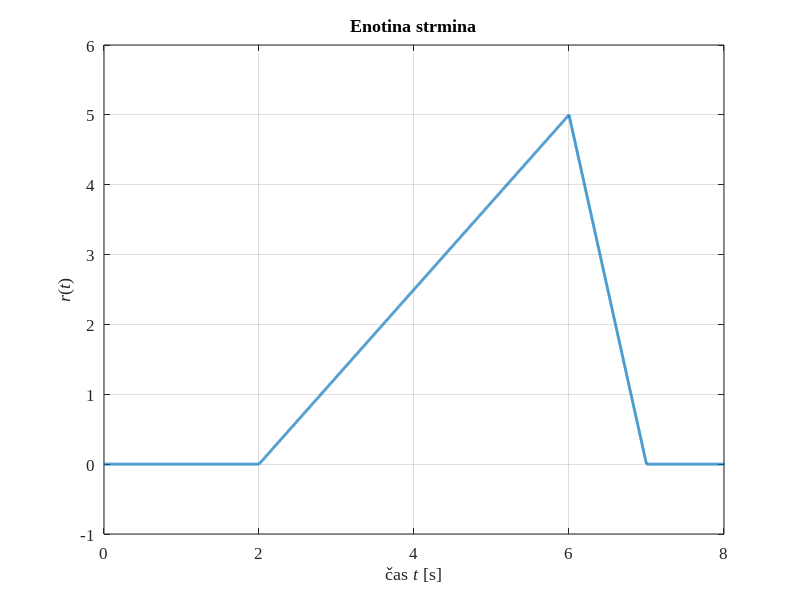

MATLAB code to generate this figure:



%1.B Signal trikotne oblike s casom 5s, start t = 2s in vrh B = 6 v casu t =6s
clear all; close all;

dt = 0.001;  %časovni inkrement
 
%definiranje časovnih območji in vrednosti signalov

t1 = 0 : dt : 2; r1 = zeros(size(t1));
t2 =  2 : dt : 6; r2 = 5/4 * (t2 - 2);
t3 = 6 : dt : 7; r3 = -5 * (t3 - 7);
t4 = 7 : dt : 10; r4 = zeros(size(t4));

t = [t1 t2 t3 t4]; r = [r1 r2 r3 r4]; %časovni in signalni vektor
plot(t, r, 'LineWidth', 2);

%1.B Drawing 

axis([0 8 -1 6]);
grid;
set(gca, 'FontName', 'Times New Roman', 'FontSize', 12);
xlabel('čas {\itt} [s]'); ylabel('{\itr}({\itt})');
title('Enotina strmina');
